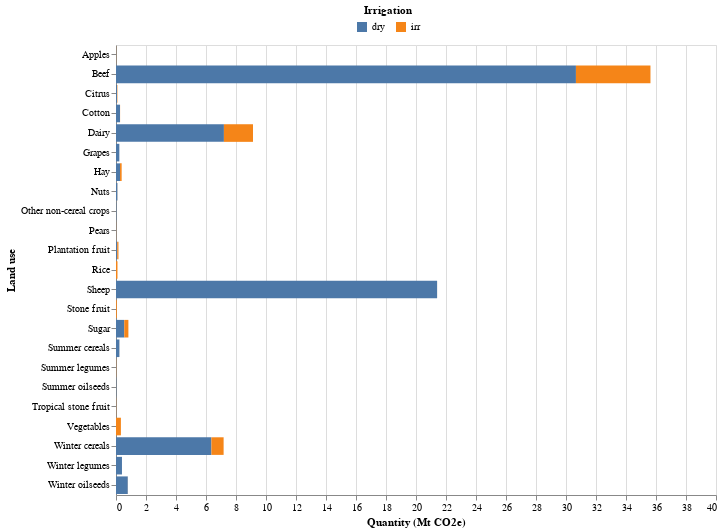

The cell this chart's notebook holds for it:
### Code cell
# HIDE CODE
# get the df and plot
GHG_lu_lm_df,GHG_lu_lm_plot = ag_lucc_GHG.plot_GHG_lu_lm(2050)
GHG_lu_lm_plot

### Figure 1 — Vega-Lite specification as saved in the notebook (floating-point values rounded to 4 significant figures)
{"config": {"view": {"continuousWidth": 300, "continuousHeight": 300}}, "data": {"name": "data-e7043fcf2c4b88b1681c5d95f953e724"}, "mark": {"type": "bar"}, "encoding": {"color": {"field": "Irrigation", "legend": {"direction": "horizontal", "legendX": 240.0, "legendY": -40, "orient": "none", "title": "Irrigation", "titleAnchor": "middle"}, "type": "nominal"}, "tooltip": [{"field": "Land use", "title": "Landuse", "type": "ordinal"}, {"field": "Quantity (Mt CO2e)", "title": "GHG emissions (Mt CO2e)", "type": "quantitative"}], "x": {"field": "Quantity (Mt CO2e)", "type": "quantitative"}, "y": {"field": "Land use", "type": "ordinal"}}, "height": 450, "width": 600, "$schema": "https://vega.github.io/schema/vega-lite/v5.15.1.json", "datasets": {"data-e7043fcf2c4b88b1681c5d95f953e724": [{"Year": 2050, "Land use category": "Crop", "Land use": "Apples", "Irrigation": "dry", "Quantity (Mt CO2e)": 0.000915}, {"Year": 2050, "Land use category": "Crop", "Land use": "Apples", "Irrigation": "irr", "Quantity (Mt CO2e)": 0.006645}, {"Year": 2050, "Land use category": "Crop", "Land use": "Citrus", "Irrigation": "dry", "Quantity (Mt CO2e)": 0.06585}, {"Year": 2050, "Land use category": "Crop", "Land use": "Citrus", "Irrigation": "irr", "Quantity (Mt CO2e)": 0.02674}, {"Year": 2050, "Land use category": "Crop", "Land use": "Cotton", "Irrigation": "dry", "Quantity (Mt CO2e)": 0.2678}, {"Year": 2050, "Land use category": "Crop", "Land use": "Cotton", "Irrigation": "irr", "Quantity (Mt CO2e)": 0.005303}, {"Year": 2050, "Land use category": "Crop", "Land use": "Grapes", "Irrigation": "dry", "Quantity (Mt CO2e)": 0.2226}, {"Year": 2050, "Land use category": "Crop", "Land use": "Grapes", "Irrigation": "irr", "Quantity (Mt CO2e)": 0.0}, {"Year": 2050, "Land use category": "Crop", "Land use": "Hay", "Irrigation": "dry", "Quantity (Mt CO2e)": 0.2689}, {"Year": 2050, "Land use category": "Crop", "Land use": "Hay", "Irrigation": "irr", "Quantity (Mt CO2e)": 0.1077}, {"Year": 2050, "Land use category": "Crop", "Land use": "Nuts", "Irrigation": "dry", "Quantity (Mt CO2e)": 0.09468}, {"Year": 2050, "Land use category": "Crop", "Land use": "Nuts", "Irrigation": "irr", "Quantity (Mt CO2e)": 0.005948}, {"Year": 2050, "Land use category": "Crop", "Land use": "Other non-cereal crops", "Irrigation": "dry", "Quantity (Mt CO2e)": 0.01924}, {"Year": 2050, "Land use category": "Crop", "Land use": "Other non-cereal crops", "Irrigation": "irr", "Quantity (Mt CO2e)": 0.0}, {"Year": 2050, "Land use category": "Crop", "Land use": "Pears", "Irrigation": "dry", "Quantity (Mt CO2e)": 0.0}, {"Year": 2050, "Land use category": "Crop", "Land use": "Pears", "Irrigation": "irr", "Quantity (Mt CO2e)": 0.005776}, {"Year": 2050, "Land use category": "Crop", "Land use": "Plantation fruit", "Irrigation": "dry", "Quantity (Mt CO2e)": 0.08031}, {"Year": 2050, "Land use category": "Crop", "Land use": "Plantation fruit", "Irrigation": "irr", "Quantity (Mt CO2e)": 0.0836}, {"Year": 2050, "Land use category": "Crop", "Land use": "Rice", "Irrigation": "dry", "Quantity (Mt CO2e)": 0.0}, {"Year": 2050, "Land use category": "Crop", "Land use": "Rice", "Irrigation": "irr", "Quantity (Mt CO2e)": 0.0983}, {"Year": 2050, "Land use category": "Crop", "Land use": "Stone fruit", "Irrigation": "dry", "Quantity (Mt CO2e)": 0.0}, {"Year": 2050, "Land use category": "Crop", "Land use": "Stone fruit", "Irrigation": "irr", "Quantity (Mt CO2e)": 0.05398}, {"Year": 2050, "Land use category": "Crop", "Land use": "Sugar", "Irrigation": "dry", "Quantity (Mt CO2e)": 0.5496}, {"Year": 2050, "Land use category": "Crop", "Land use": "Sugar", "Irrigation": "irr", "Quantity (Mt CO2e)": 0.2766}, {"Year": 2050, "Land use category": "Crop", "Land use": "Summer cereals", "Irrigation": "dry", "Quantity (Mt CO2e)": 0.2267}, {"Year": 2050, "Land use category": "Crop", "Land use": "Summer cereals", "Irrigation": "irr", "Quantity (Mt CO2e)": 0.002398}, {"Year": 2050, "Land use category": "Crop", "Land use": "Summer legumes", "Irrigation": "dry", "Quantity (Mt CO2e)": 0.0}, {"Year": 2050, "Land use category": "Crop", "Land use": "Summer legumes", "Irrigation": "irr", "Quantity (Mt CO2e)": 0.01153}, {"Year": 2050, "Land use category": "Crop", "Land use": "Summer oilseeds", "Irrigation": "dry", "Quantity (Mt CO2e)": 0.01401}, {"Year": 2050, "Land use category": "Crop", "Land use": "Summer oilseeds", "Irrigation": "irr", "Quantity (Mt CO2e)": 0.0}, {"Year": 2050, "Land use category": "Crop", "Land use": "Tropical stone fruit", "Irrigation": "dry", "Quantity (Mt CO2e)": 0.0}, {"Year": 2050, "Land use category": "Crop", "Land use": "Tropical stone fruit", "Irrigation": "irr", "Quantity (Mt CO2e)": 0.01117}, {"Year": 2050, "Land use category": "Crop", "Land use": "Vegetables", "Irrigation": "dry", "Quantity (Mt CO2e)": 0.0}, {"Year": 2050, "Land use category": "Crop", "Land use": "Vegetables", "Irrigation": "irr", "Quantity (Mt CO2e)": 0.3269}, {"Year": 2050, "Land use category": "Crop", "Land use": "Winter cereals", "Irrigation": "dry", "Quantity (Mt CO2e)": 6.361}, {"Year": 2050, "Land use category": "Crop", "Land use": "Winter cereals", "Irrigation": "irr", "Quantity (Mt CO2e)": 0.8131}, {"Year": 2050, "Land use category": "Crop", "Land use": "Winter legumes", "Irrigation": "dry", "Quantity (Mt CO2e)": 0.3978}, {"Year": 2050, "Land use category": "Crop", "Land use": "Winter legumes", "Irrigation": "irr", "Quantity (Mt CO2e)": 0.0}, {"Year": 2050, "Land use category": "Crop", "Land use": "Winter oilseeds", "Irrigation": "dry", "Quantity (Mt CO2e)": 0.7854}, {"Year": 2050, "Land use category": "Crop", "Land use": "Winter oilseeds", "Irrigation": "irr", "Quantity (Mt CO2e)": 0.004143}, {"Year": 2050, "Land use category": "Livestock", "Land use": "Beef", "Irrigation": "dry", "Quantity (Mt CO2e)": 30.66}, {"Year": 2050, "Land use category": "Livestock", "Land use": "Beef", "Irrigation": "irr", "Quantity (Mt CO2e)": 4.969}, {"Year": 2050, "Land use category": "Livestock", "Land use": "Dairy", "Irrigation": "dry", "Quantity (Mt CO2e)": 7.194}, {"Year": 2050, "Land use category": "Livestock", "Land use": "Dairy", "Irrigation": "irr", "Quantity (Mt CO2e)": 1.939}, {"Year": 2050, "Land use category": "Livestock", "Land use": "Sheep", "Irrigation": "dry", "Quantity (Mt CO2e)": 21.41}, {"Year": 2050, "Land use category": "Livestock", "Land use": "Sheep", "Irrigation": "irr", "Quantity (Mt CO2e)": 0.001628}]}}
